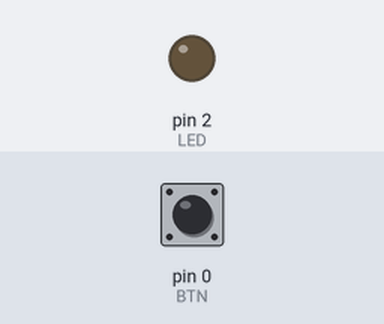
The sketch below on a simulated Arduino Uno, built with avr-gcc and run on an emulated ATmega328P. Parts: output pins drawn as LEDs (lit = HIGH). The test bench sets the inputs (shaded band); at power-on: pin 0 (BTN) HIGH.

Above: at 1.2 s.
1.3 s: pin 0 (BTN) pulled LOW for 0.15 s
At 1.37 s:
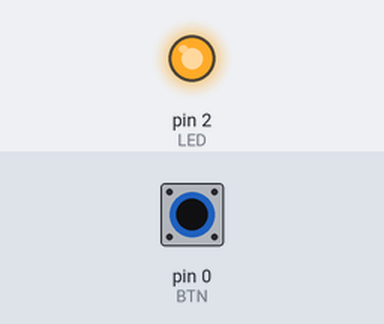
2.9 s: pin 0 (BTN) pulled LOW for 3.2 s
At 6.8 s:
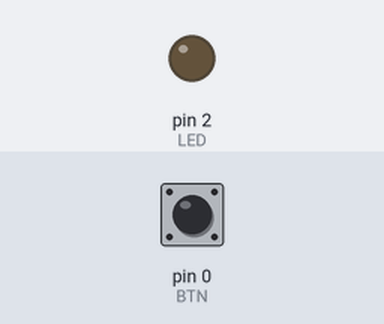
Timing chart, 0 to 8.3 s (numbered marks = the images above; inputs shaded):
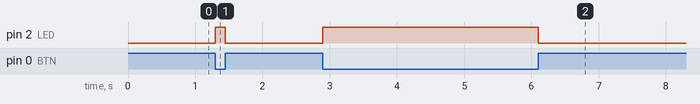

The sketch:

02-ButtonLED.ino
```cpp
#define BTN 0
#define LED 2

bool buttonState;

void setup() {
  pinMode(BTN,INPUT);
  pinMode(LED,OUTPUT);
}

void loop() {
  buttonState = digitalRead(BTN);

  if (buttonState == 0){
    digitalWrite(LED,HIGH);
  }

  else {
    digitalWrite(LED,LOW);
  }
}
```

Measured:
- after the input at 1.3 s, pin 2 (LED): LOW → HIGH at once, → LOW 0.15 s later
- after the input at 2.9 s, pin 2 (LED): LOW → HIGH at once, → LOW 3.2 s later
